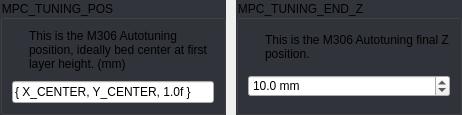
       <widget class="QWidget" name="widget_14" native="true">
        <layout class="QGridLayout" name="gridLayout_134" columnstretch="1,1">
         <property name="leftMargin">
          <number>0</number>
         </property>
         <property name="topMargin">
          <number>0</number>
         </property>
         <property name="rightMargin">
          <number>0</number>
         </property>
         <property name="bottomMargin">
          <number>0</number>
         </property>
         <property name="spacing">
          <number>10</number>
         </property>
         <item row="0" column="0">
          <widget class="QGroupBox" name="groupBox_57">
           <property name="focusPolicy">
            <enum>Qt::StrongFocus</enum>
           </property>
           <property name="styleSheet">
            <string notr="true">QGroupBox:!disabled {
	background: rgb(50, 52, 59);
}</string>
           </property>
           <property name="title">
            <string>MPC_TUNING_POS</string>
           </property>
           <layout class="QGridLayout" name="gridLayout_147">
            <property name="spacing">
             <number>10</number>
            </property>
            <item row="0" column="0">
             <widget class="QLabel" name="label_151">
              <property name="sizePolicy">
               <sizepolicy hsizetype="Fixed" vsizetype="Fixed">
                <horstretch>0</horstretch>
                <verstretch>0</verstretch>
               </sizepolicy>
              </property>
              <property name="text">
               <string/>
              </property>
              <property name="pixmap">
               <pixmap resource="../resources/resources.qrc">:/info_FILL0_wght100_GRAD0_opsz20.svg</pixmap>
              </property>
             </widget>
            </item>
            <item row="0" column="1">
             <widget class="QLabel" name="label_152">
              <property name="text">
               <string>This is the M306 Autotuning position, ideally bed center at first layer height. (mm)</string>
              </property>
              <property name="wordWrap">
               <bool>true</bool>
              </property>
             </widget>
            </item>
            <item row="1" column="0" colspan="2">
             <widget class="QLineEdit" name="uMpcTuningPosEdit">
              <property name="text">
               <string>{ X_CENTER, Y_CENTER, 1.0f }</string>
              </property>
             </widget>
            </item>
           </layout>
          </widget>
         </item>
         <item row="0" column="1">
          <widget class="QGroupBox" name="groupBox_58">
           <property name="focusPolicy">
            <enum>Qt::StrongFocus</enum>
           </property>
           <property name="styleSheet">
            <string notr="true">QGroupBox:!disabled {
	background: rgb(50, 52, 59);
}</string>
           </property>
           <property name="title">
            <string>MPC_TUNING_END_Z</string>
           </property>
           <layout class="QGridLayout" name="gridLayout_146">
            <property name="spacing">
             <number>10</number>
            </property>
            <item row="0" column="0">
             <widget class="QLabel" name="label_153">
              <property name="sizePolicy">
               <sizepolicy hsizetype="Fixed" vsizetype="Fixed">
                <horstretch>0</horstretch>
                <verstretch>0</verstretch>
               </sizepolicy>
              </property>
              <property name="text">
               <string/>
              </property>
              <property name="pixmap">
               <pixmap resource="../resources/resources.qrc">:/info_FILL0_wght100_GRAD0_opsz20.svg</pixmap>
              </property>
             </widget>
            </item>
            <item row="0" column="1">
             <widget class="QLabel" name="label_154">
              <property name="text">
               <string>This is the M306 Autotuning final Z position.</string>
              </property>
              <property name="wordWrap">
               <bool>true</bool>
              </property>
             </widget>
            </item>
            <item row="1" column="0" colspan="2">
             <widget class="QDoubleSpinBox" name="uMpcTuningEndZSpinBox">
              <property name="suffix">
               <string> mm</string>
              </property>
              <property name="decimals">
               <number>1</number>
              </property>
              <property name="stepType">
               <enum>QAbstractSpinBox::AdaptiveDecimalStepType</enum>
              </property>
              <property name="value">
               <double>10.000000000000000</double>
              </property>
             </widget>
            </item>
           </layout>
          </widget>
         </item>
        </layout>
       </widget>
